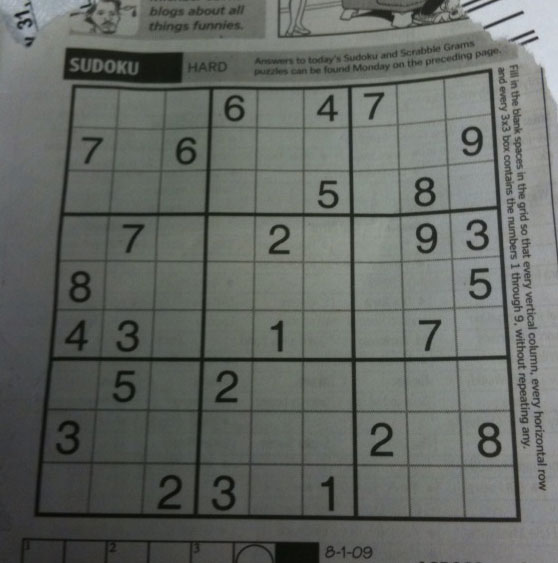
#> input picture ch4_img_processing_basic/img/sudoku.png, 558 x 563 px
$ python threshold_adapted.py
#> lines starting #> are read from the running program, lines starting #| are printed output that depends on the picture; after the words box and inside, x2 and y2 are one past the last pixel; in counts of white or black regions, pixels touching at a corner belong together
# -*- coding: utf-8 -*-
import cv2
import numpy as np
import matplotlib.pyplot as plt

'''
원본 영상에 조명이 일정하지 않거나 배경색이 여러가지인 경우에는
아무리 여러번 경계값을 바꿔가며 시도해도
하나의 경계 값을 이미지 전체에 적용해서는 좋은 값을 얻지 못한다.
그래서 이미지를 여러 영역으로 나눈 다음
그 주변 픽셀 값만 가지고 계산을 해서 경계 값을 구해야하는데,
이것을 적응형 스레시홀드(adaptive threshold)라고 한다.
'''
'''
cv2.adaptiveThreshold(img, value, method, type_flag, block_size, C)
 - img: 입력 영상
 - value: 경계 값을 만족하는 픽셀에 적용할 값
 - method: 경계 값 결정 방법
   - cv2.ADAPTIVE_THRESH_MEAN_C: 이웃 픽셀의 평균으로 결정
   - cv2.ADAPTIVE_THRESH_GAUSSIAN_C: 가우시안 분포에 따른 가중치의 합으로 결정
 - type_flag: 스레시홀드 적용 방법 지정(cv2.threshold() 함수와 동일)
 - block_size: 영역으로 나눌 이웃의 크기(n x n), 홀수(3, 5, 7, ...)
 - C: 계산된 경계 값 결과에서 가감할 상수(음수 가능)
'''


blk_size = 9 # 블록 사이즈
C = 5 # 차감 상수
img = cv2.imread('../img/sudoku.png', cv2.IMREAD_GRAYSCALE) # 그레이 스케일로 읽기
#> img: shape (563, 558); min 7, max 218, mean 101.8

# 오츠의 알고리즘으로 단일 경계 값을 전체 이미지에 적용
ret, th1 = cv2.threshold(img, 0, 255, cv2.THRESH_BINARY | cv2.THRESH_OTSU)
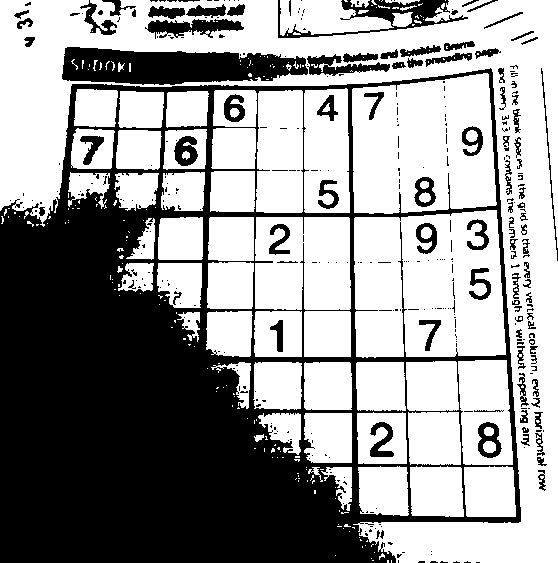
#> th1: shape (563, 558); 59.4% white; 361 black regions (263 under 20 px), largest, box (x1, y1, x2, y2) and area: (0, 68, 521, 563) 104893, (62, 47, 308, 85) 6753, (278, 0, 468, 38) 1967
#> ret = 96

th2 = cv2.adaptiveThreshold(img, 255, cv2.ADAPTIVE_THRESH_MEAN_C, \
                                        cv2.THRESH_BINARY, blk_size, C)
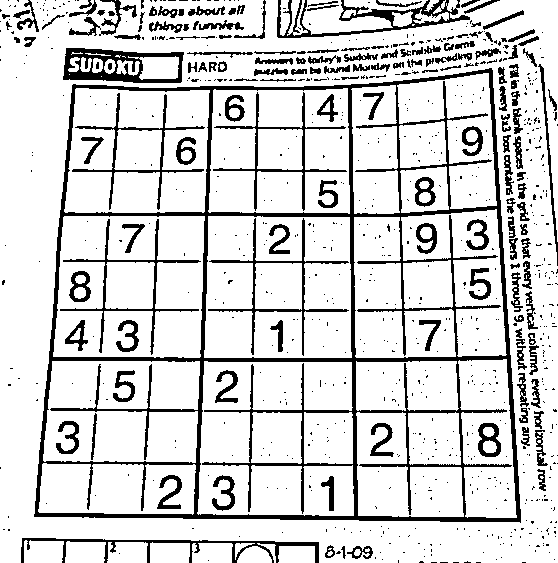
#> th2: shape (563, 558); 83.6% white; 862 black regions (706 under 20 px), largest, box (x1, y1, x2, y2) and area: (34, 68, 521, 523) 21094, (63, 48, 184, 83) 1995, (277, 0, 470, 38) 1878

th3 = cv2.adaptiveThreshold(img, 255, cv2.ADAPTIVE_THRESH_GAUSSIAN_C, \
                                        cv2.THRESH_BINARY, blk_size, C)
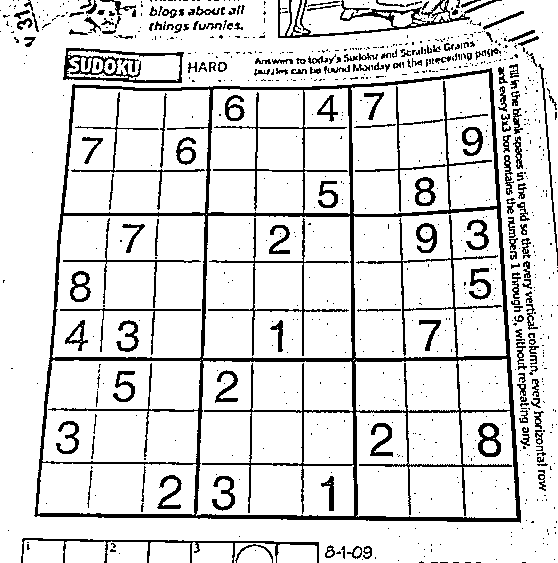
#> th3: shape (563, 558); 86.5% white; 835 black regions (654 under 20 px), largest, box (x1, y1, x2, y2) and area: (34, 68, 521, 523) 19139, (278, 0, 502, 38) 1611, (63, 48, 184, 83) 1329

imgs = {'Original': img, 'Global-Otsu:%d'%ret: th1, \
            'Adapted-Mean': th2, 'Adapted-Gaussian': th3}

for i, (k, v) in enumerate(imgs.items()):
    plt.subplot(2, 2, i+1)
    plt.title(k)
    plt.imshow(v, 'gray')
    plt.xticks([]); plt.yticks([])
#> this loop made 4 passes
#> k on passes 1 to 4: 'Original', 'Global-Otsu:96', 'Adapted-Mean', 'Adapted-Gaussian'

plt.show()
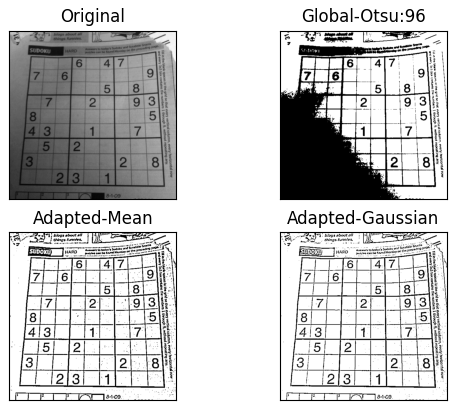
#> figure drawn by matplotlib, 4 panels

'''
적응형 스레시홀드를 평균 값과 가우시안 분포를 적용해서 훨씬 좋은 결과가 나온 것을 확인할 수 있다.
가우시안 분포를 이용한 결과는 선명함은 떨어지지만 잡티(noise)가 훨씬 적은 것을 알 수 있다.
'''

$ run again, with ch4_img_processing_basic/img/abnormal.jpg saved as ch4_img_processing_basic/img/sudoku.png
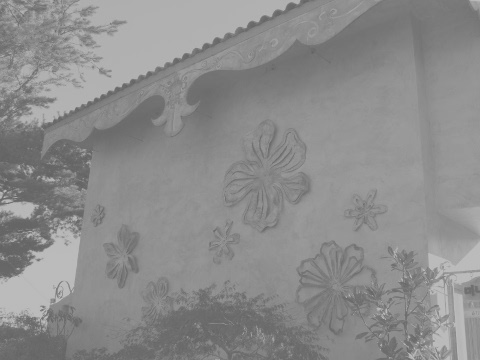
#> input picture ch4_img_processing_basic/img/abnormal.jpg, 480 x 360 px
#> img is the input picture: shape (360, 480); min 96, max 194, mean 140.1
#> `ret, th1 = cv2.threshold(img, 0, 255, cv2.THRESH_BINARY | cv2.THRESH_O..`:
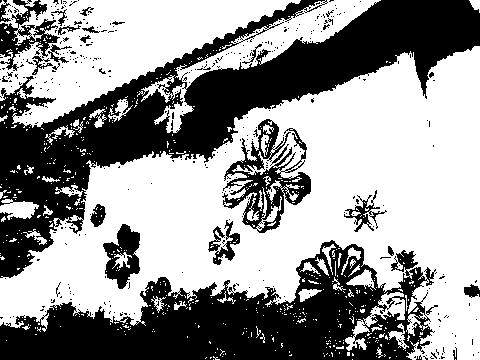
#> th1: shape (360, 480); 58.5% white; 391 black regions (366 under 20 px), largest, box (x1, y1, x2, y2) and area: (0, 0, 480, 278) 36084, (0, 240, 436, 360) 25746, (222, 119, 311, 233) 3557
#> ret = 137
#> th2: shape (360, 480); 86.2% white; black in thin lines or dots
#> th3: shape (360, 480); 89.1% white; black in thin lines or dots
#> the loop `for i, (k, v) in enumerate(imgs.items()):` made 4 passes
#> k on passes 1 to 4: 'Original', 'Global-Otsu:137', 'Adapted-Mean', 'Adapted-Gaussian'
#> `plt.show()`:
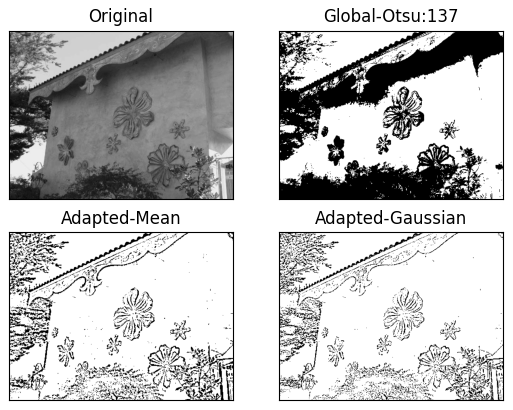
#> figure drawn by matplotlib, 4 panels

$ run again, with ch4_img_processing_basic/img/cube.jpg saved as ch4_img_processing_basic/img/sudoku.png
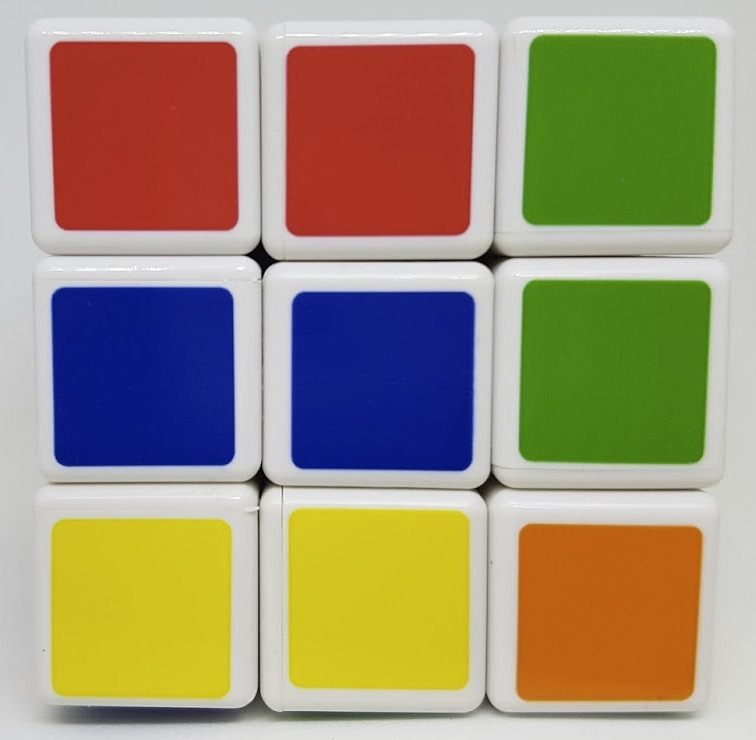
#> input picture ch4_img_processing_basic/img/cube.jpg, 756 x 740 px
#> `ret, th1 = cv2.threshold(img, 0, 255, cv2.THRESH_BINARY | cv2.THRESH_O..`:
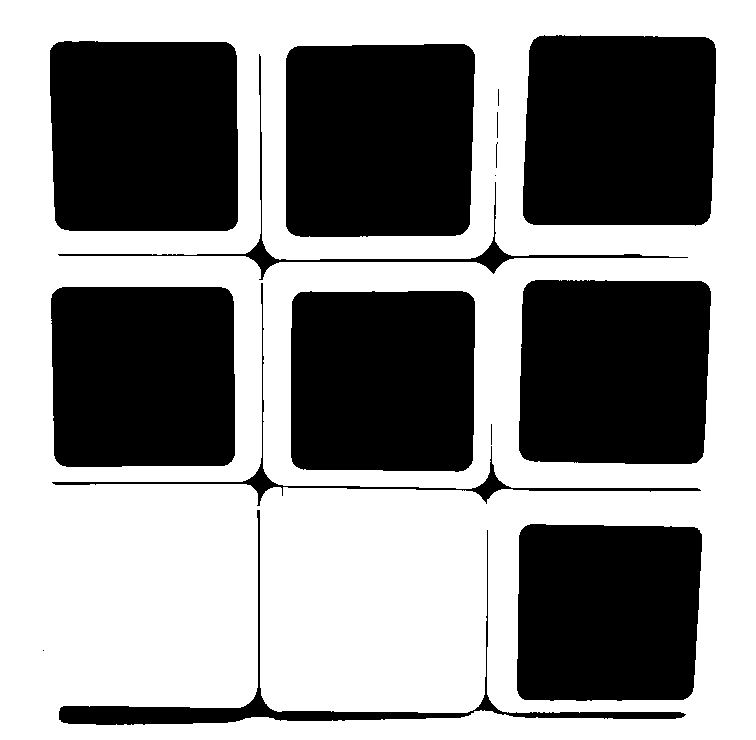
#> th1: shape (740, 756); 55.6% white; 16 black regions (3 under 20 px), largest, box (x1, y1, x2, y2) and area: (286, 44, 475, 237) 35487, (523, 35, 716, 226) 35303, (50, 41, 238, 231) 34917
#> ret = 139
#> th2: shape (740, 756); 92% white; 518 black regions (451 under 20 px), largest, box (x1, y1, x2, y2) and area: (24, 35, 716, 725) 14451, (51, 287, 235, 467) 3211, (522, 35, 716, 226) 3190
#> `th3 = cv2.adaptiveThreshold(img, 255, cv2.ADAPTIVE_THRESH_GAUSSIAN_C, ..`:
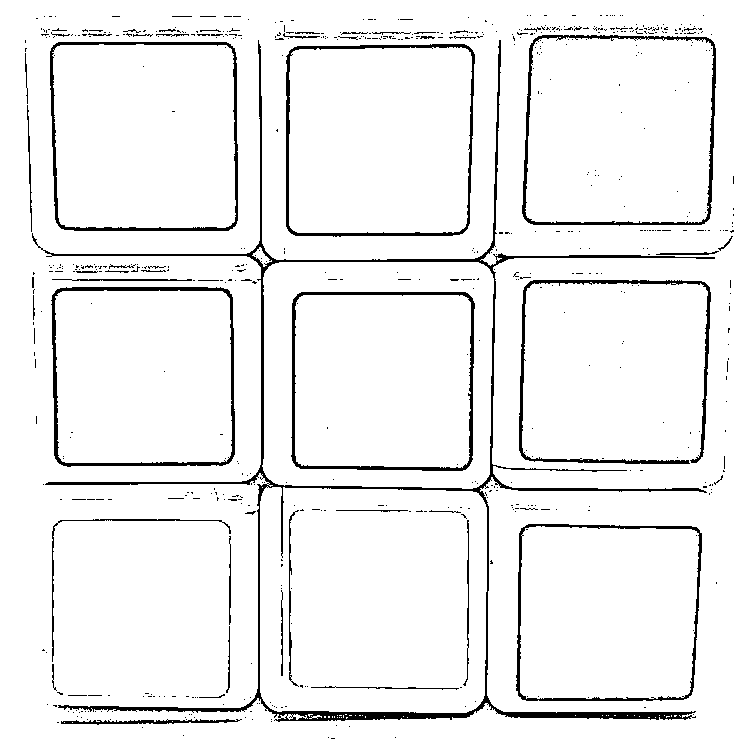
#> th3: shape (740, 756); 94.4% white; 645 black regions (591 under 20 px), largest, box (x1, y1, x2, y2) and area: (32, 40, 715, 722) 10371, (51, 287, 235, 467) 2388, (519, 280, 711, 464) 2317
#> the loop `for i, (k, v) in enumerate(imgs.items()):` made 4 passes
#> k on passes 1 to 4: 'Original', 'Global-Otsu:139', 'Adapted-Mean', 'Adapted-Gaussian'
